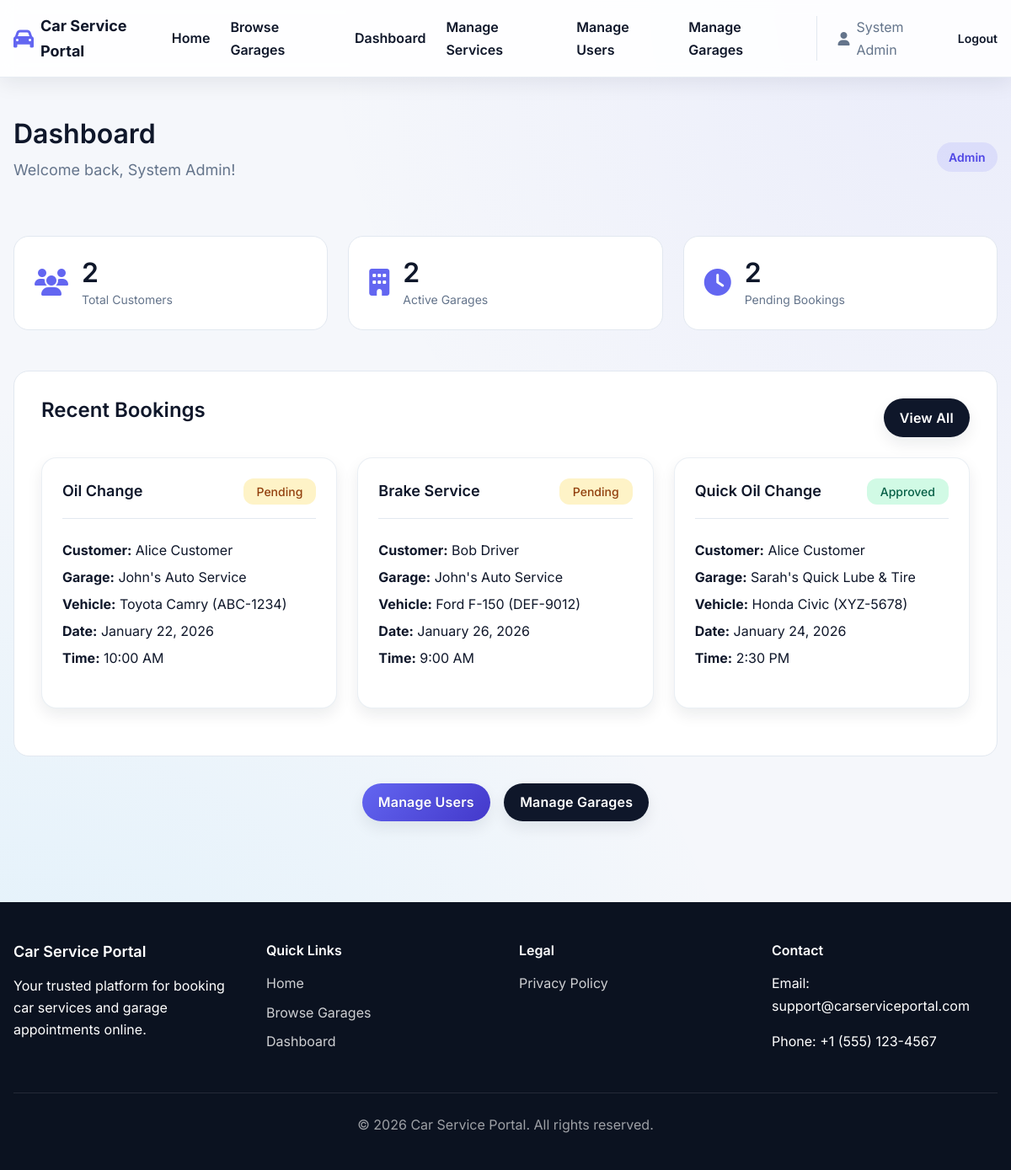
/dashboard.php (signed in), run on the app's committed database.
### tables this page shows
CREATE TABLE IF NOT EXISTS bookings (
    id INT AUTO_INCREMENT PRIMARY KEY,
    user_id INT NOT NULL,
    garage_id INT NOT NULL,
    service_id INT NOT NULL,
    vehicle_id INT NOT NULL,
    booking_date DATE NOT NULL,
    booking_time TIME NOT NULL,
    status ENUM('pending', 'approved', 'rejected', 'completed', 'cancelled') NOT NULL DEFAULT 'pending',
    notes TEXT,
    created_at TIMESTAMP DEFAULT CURRENT_TIMESTAMP,
    updated_at TIMESTAMP DEFAULT CURRENT_TIMESTAMP ON UPDATE CURRENT_TIMESTAMP,
    FOREIGN KEY (user_id) REFERENCES users(id) ON DELETE CASCADE,
    FOREIGN KEY (garage_id) REFERENCES garages(id) ON DELETE CASCADE,
    FOREIGN KEY (service_id) REFERENCES services(id) ON DELETE CASCADE,
    FOREIGN KEY (vehicle_id) REFERENCES vehicles(id) ON DELETE CASCADE,
    INDEX idx_user (user_id),
    INDEX idx_garage (garage_id),
    INDEX idx_status (status),
    INDEX idx_date (booking_date)
);

CREATE TABLE IF NOT EXISTS services (
    id INT AUTO_INCREMENT PRIMARY KEY,
    garage_id INT NOT NULL,
    name VARCHAR(200) NOT NULL,
    description TEXT,
    price DECIMAL(10, 2) NOT NULL,
    duration_minutes INT NOT NULL DEFAULT 60,
    status ENUM('active', 'inactive') NOT NULL DEFAULT 'active',
    created_at TIMESTAMP DEFAULT CURRENT_TIMESTAMP,
    updated_at TIMESTAMP DEFAULT CURRENT_TIMESTAMP ON UPDATE CURRENT_TIMESTAMP,
    FOREIGN KEY (garage_id) REFERENCES garages(id) ON DELETE CASCADE,
    INDEX idx_garage (garage_id),
    INDEX idx_status (status)
);

CREATE TABLE IF NOT EXISTS users (
    id INT AUTO_INCREMENT PRIMARY KEY,
    name VARCHAR(100) NOT NULL,
    email VARCHAR(100) NOT NULL UNIQUE,
    password_hash VARCHAR(255) NOT NULL,
    role ENUM('customer', 'garage_owner', 'admin') NOT NULL DEFAULT 'customer',
    status ENUM('active', 'inactive') NOT NULL DEFAULT 'active',
    created_at TIMESTAMP DEFAULT CURRENT_TIMESTAMP,
    updated_at TIMESTAMP DEFAULT CURRENT_TIMESTAMP ON UPDATE CURRENT_TIMESTAMP,
    INDEX idx_email (email),
    INDEX idx_role (role)
);

CREATE TABLE IF NOT EXISTS garages (
    id INT AUTO_INCREMENT PRIMARY KEY,
    owner_user_id INT NOT NULL,
    name VARCHAR(200) NOT NULL,
    address TEXT NOT NULL,
    phone VARCHAR(20) NOT NULL,
    email VARCHAR(100),
    description TEXT,
    status ENUM('active', 'inactive') NOT NULL DEFAULT 'active',
    created_at TIMESTAMP DEFAULT CURRENT_TIMESTAMP,
    updated_at TIMESTAMP DEFAULT CURRENT_TIMESTAMP ON UPDATE CURRENT_TIMESTAMP,
    FOREIGN KEY (owner_user_id) REFERENCES users(id) ON DELETE CASCADE,
    INDEX idx_owner (owner_user_id),
    INDEX idx_status (status)
);

CREATE TABLE IF NOT EXISTS vehicles (
    id INT AUTO_INCREMENT PRIMARY KEY,
    user_id INT NOT NULL,
    make VARCHAR(50) NOT NULL,
    model VARCHAR(50) NOT NULL,
    year INT NOT NULL,
    license_plate VARCHAR(20) NOT NULL,
    color VARCHAR(30),
    created_at TIMESTAMP DEFAULT CURRENT_TIMESTAMP,
    updated_at TIMESTAMP DEFAULT CURRENT_TIMESTAMP ON UPDATE CURRENT_TIMESTAMP,
    FOREIGN KEY (user_id) REFERENCES users(id) ON DELETE CASCADE,
    INDEX idx_user (user_id),
    UNIQUE KEY unique_license (user_id, license_plate)
);

### includes/auth.php (called while the page is built, shortened)
<?php
function getCurrentUserRole() {
    return $_SESSION['user_role'] ?? null;
}
?>

### public/dashboard.php (the view, shortened to what this page needs)
<?php
require_once __DIR__ . '/../includes/auth.php';
$pdo = getDBConnection();
$userId = getCurrentUserId();
$userRole = getCurrentUserRole();
if ($userRole === 'customer') {
    $stmt = $pdo->prepare("SELECT b.*, g.name as garage_name, s.name as service_name, s.price,
                           v.make, v.model, v.license_plate
                           FROM bookings b
                           JOIN garages g ON b.garage_id = g.id
                           JOIN services s ON b.service_id = s.id
                           JOIN vehicles v ON b.vehicle_id = v.id
                           WHERE b.user_id = ?
                           ORDER BY b.booking_date DESC, b.booking_time DESC
                           LIMIT 10");
    $stmt->execute([$userId]);
    $bookings = $stmt->fetchAll();
    $stmt = $pdo->prepare("SELECT COUNT(*) as count FROM vehicles WHERE user_id = ?");
    $stmt->execute([$userId]);
    $vehicleCount = $stmt->fetch()['count'];
} else {
    $stmt = $pdo->query("SELECT COUNT(*) as count FROM users WHERE role = 'customer'");
    $customerCount = $stmt->fetch()['count'];
    $stmt = $pdo->query("SELECT COUNT(*) as count FROM garages WHERE status = 'active'");
    $garageCount = $stmt->fetch()['count'];
    $stmt = $pdo->query("SELECT COUNT(*) as count FROM bookings WHERE status = 'pending'");
    $pendingBookings = $stmt->fetch()['count'];
    $stmt = $pdo->query("SELECT b.*, u.name as customer_name, g.name as garage_name, s.name as service_name,
                         v.make, v.model, v.license_plate
                         FROM bookings b
                         JOIN users u ON b.user_id = u.id
                         JOIN garages g ON b.garage_id = g.id
                         JOIN services s ON b.service_id = s.id
                         JOIN vehicles v ON b.vehicle_id = v.id
                         ORDER BY b.created_at DESC
                         LIMIT 10");
    $bookings = $stmt->fetchAll();
}
include __DIR__ . '/../includes/header.php';
?>
<main class="main-content">
    <div class="container">
        <div class="dashboard-header">
            <div>
                <h1 class="page-title">Dashboard</h1>
                <p class="page-subtitle">Welcome back, <?php echo htmlspecialchars($_SESSION['user_name']); ?>!</p>
            </div>
            <span class="role-pill"><?php echo ucfirst(str_replace('_', ' ', $userRole)); ?></span>
        </div>
        <?php if ($userRole === 'customer'): ?>
            <div class="dashboard-stats">
                <div class="stat-card">
                    <div class="stat-icon"><i class="fas fa-calendar"></i></div>
                    <div class="stat-content">
                        <h3><?php echo count($bookings); ?></h3>
                        <p>Total Bookings</p>
                    </div>
                </div>
                <div class="stat-card">
                    <div class="stat-icon"><i class="fas fa-car"></i></div>
                    <div class="stat-content">
                        <h3><?php echo $vehicleCount; ?></h3>
                        <p>Registered Vehicles</p>
                    </div>
                </div>
            </div>
            <div class="dashboard-section">
                <div class="section-header">
                    <h2>Recent Bookings</h2>
                    <a href="/bookings.php" class="btn btn-secondary">View All</a>
                </div>
                <?php if (empty($bookings)): ?>
                    <div class="empty-state">
                        <i class="fas fa-calendar-times"></i>
                        <p>No bookings yet. <a href="/garages.php">Browse garages</a> to make your first booking!</p>
                    </div>
                <?php else: ?>
                    <div class="bookings-list">
                        <?php foreach ($bookings as $booking): ?>
                            <div class="booking-card">
                                <div class="booking-header">
                                    <h3><?php echo htmlspecialchars($booking['service_name']); ?></h3>
                                    <span class="status-badge status-<?php echo $booking['status']; ?>">
                                        <?php echo ucfirst($booking['status']); ?>
                                    </span>
                                </div>
                                <div class="booking-body">
                                    <p><strong>Garage:</strong> <?php echo htmlspecialchars($booking['garage_name']); ?></p>
                                    <p><strong>Vehicle:</strong> <?php echo htmlspecialchars($booking['make'] . ' ' . $booking['model'] . ' (' . $booking['license_plate'] . ')'); ?></p>
                                    <p><strong>Date:</strong> <?php echo date('F j, Y', strtotime($booking['booking_date'])); ?></p>
                                    <p><strong>Time:</strong> <?php echo date('g:i A', strtotime($booking['booking_time'])); ?></p>
                                    <p><strong>Price:</strong> $<?php echo number_format($booking['price'], 2); ?></p>
                                </div>
                                <div class="booking-footer">
                                    <a href="/booking_detail.php?id=<?php echo $booking['id']; ?>" class="btn btn-sm btn-primary">View Details</a>
                                </div>
                            </div>
                        <?php endforeach; ?>
                    </div>
                <?php endif; ?>
            </div>
            <div class="dashboard-actions">
                <a href="/garages.php" class="btn btn-primary">Book a Service</a>
                <a href="/vehicles.php" class="btn btn-secondary">Manage Vehicles</a>
            </div>
        <?php else: ?>
            <div class="dashboard-stats">
                <div class="stat-card">
                    <div class="stat-icon"><i class="fas fa-users"></i></div>
                    <div class="stat-content">
                        <h3><?php echo $customerCount; ?></h3>
                        <p>Total Customers</p>
                    </div>
                </div>
                <div class="stat-card">
                    <div class="stat-icon"><i class="fas fa-building"></i></div>
                    <div class="stat-content">
                        <h3><?php echo $garageCount; ?></h3>
                        <p>Active Garages</p>
                    </div>
                </div>
                <div class="stat-card">
                    <div class="stat-icon"><i class="fas fa-clock"></i></div>
                    <div class="stat-content">
                        <h3><?php echo $pendingBookings; ?></h3>
                        <p>Pending Bookings</p>
                    </div>
                </div>
            </div>
            <div class="dashboard-section">
                <div class="section-header">
                    <h2>Recent Bookings</h2>
                    <a href="/admin/bookings.php" class="btn btn-secondary">View All</a>
                </div>
                <?php if (empty($bookings)): ?>
                    <div class="empty-state">
                        <i class="fas fa-calendar-times"></i>
                        <p>No bookings in the system.</p>
                    </div>
                <?php else: ?>
                    <div class="bookings-list">
                        <?php foreach ($bookings as $booking): ?>
                            <div class="booking-card">
                                <div class="booking-header">
                                    <h3><?php echo htmlspecialchars($booking['service_name']); ?></h3>
                                    <span class="status-badge status-<?php echo $booking['status']; ?>">
                                        <?php echo ucfirst($booking['status']); ?>
                                    </span>
                                </div>
                                <div class="booking-body">
                                    <p><strong>Customer:</strong> <?php echo htmlspecialchars($booking['customer_name']); ?></p>
                                    <p><strong>Garage:</strong> <?php echo htmlspecialchars($booking['garage_name']); ?></p>
                                    <p><strong>Vehicle:</strong> <?php echo htmlspecialchars($booking['make'] . ' ' . $booking['model'] . ' (' . $booking['license_plate'] . ')'); ?></p>
                                    <p><strong>Date:</strong> <?php echo date('F j, Y', strtotime($booking['booking_date'])); ?></p>
                                    <p><strong>Time:</strong> <?php echo date('g:i A', strtotime($booking['booking_time'])); ?></p>
                                </div>
                            </div>
                        <?php endforeach; ?>
                    </div>
                <?php endif; ?>
            </div>
            <div class="dashboard-actions">
                <a href="/admin/users.php" class="btn btn-primary">Manage Users</a>
                <a href="/admin/garages.php" class="btn btn-secondary">Manage Garages</a>
            </div>
        <?php endif; ?>
    </div>
</main>
<?php include __DIR__ . '/../includes/footer.php'; ?>

### data on the page
bookings: service.name "Oil Change", status "Pending", user.name "Alice Customer", garage.name "John's Auto Service", vehicle.license_plate "Toyota Camry (ABC-1234)", booking_date "January 22, 2026", booking_time "10:00 AM"
bookings: service.name "Brake Service", status "Pending", user.name "Bob Driver", garage.name "John's Auto Service", vehicle.license_plate "Ford F-150 (DEF-9012)", booking_date "January 26, 2026", booking_time "9:00 AM"
bookings: service.name "Quick Oil Change", status "Approved", user.name "Alice Customer", garage.name "Sarah's Quick Lube & Tire", vehicle.license_plate "Honda Civic (XYZ-5678)", booking_date "January 24, 2026", booking_time "2:30 PM"

### other printed values
$_SESSION['user_name'] "System Admin"
str_replace('_', ' ', $userRole) "Admin"
$customerCount "2"
$garageCount "2"
$pendingBookings "2"
